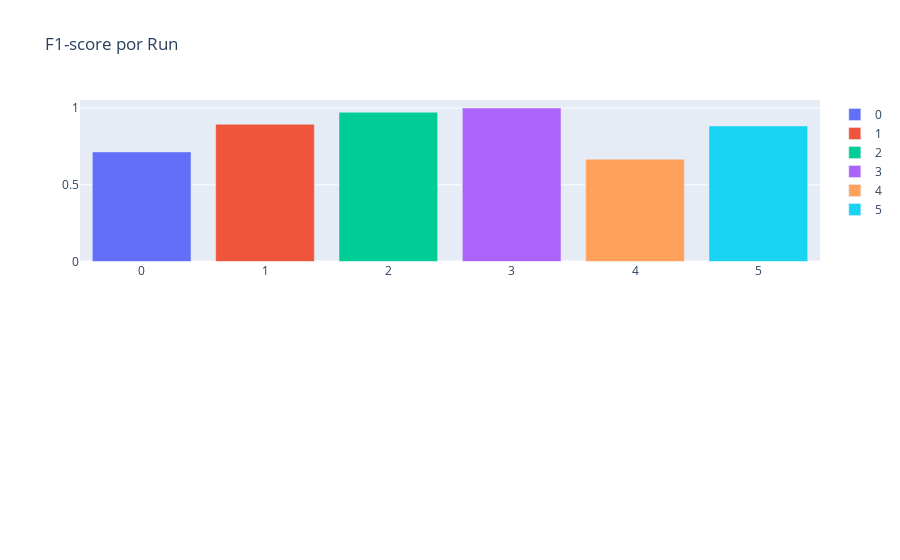

This figure's notebook cell:
### Code cell
plot_f1_scores(summarize_metrics(knn_res, ['0', '1', '2', '3', '4', '5'])['f1-scores'])

### Figure 1 — Plotly figure (JSON) as saved in the notebook; plotly's stock layout.template omitted (floating-point values rounded to 4 significant figures)
{"data": [{"name": "0", "type": "bar", "x": ["0"], "xaxis": "x", "y": [0.7143, 0.5161, 0.56, 0.5185, 0.6667, 0.7826, 0.8, 0.7407, 0.8, 0.8108], "yaxis": "y"}, {"name": "1", "type": "bar", "x": ["1"], "xaxis": "x", "y": [0.8947, 0.9, 0.8125, 0.8696, 0.9412, 0.9286, 0.913, 0.875, 0.8571, 0.878], "yaxis": "y"}, {"name": "2", "type": "bar", "x": ["2"], "xaxis": "x", "y": [0.973, 0.9434, 0.9778, 0.962, 0.9756, 0.9722, 0.9836, 0.989, 0.9684, 0.962], "yaxis": "y"}, {"name": "3", "type": "bar", "x": ["3"], "xaxis": "x", "y": [1, 0.9333, 1, 0.8889, 0.9231, 0.8421, 0.9412, 1, 1, 0.8889], "yaxis": "y"}, {"name": "4", "type": "bar", "x": ["4"], "xaxis": "x", "y": [0.6667, 1, 0.6667, 0.8889, 0.9231, 0.8571, 0.75, 0.9231, 1, 0.8889], "yaxis": "y"}, {"name": "5", "type": "bar", "x": ["5"], "xaxis": "x", "y": [0.8837, 0.7865, 0.7711, 0.8095, 0.9176, 0.88, 0.913, 0.8354, 0.8986, 0.8235], "yaxis": "y"}], "layout": {"title": {"text": "F1-score por Run"}, "xaxis": {"anchor": "y", "domain": [0, 1]}, "xaxis2": {"anchor": "y2", "domain": [0, 1]}, "yaxis": {"anchor": "x", "domain": [0.575, 1]}, "yaxis2": {"anchor": "x2", "domain": [0, 0.425]}}}
